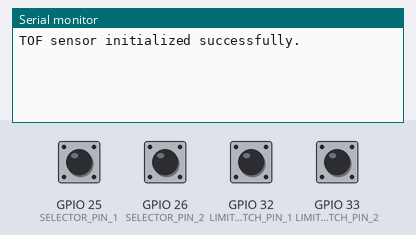
Bench run of a program on a simulated ESP32. On the bench: the last lines printed to the serial monitor. Inputs (shaded band) come from the test bench; at power-on: GPIO 25 (SELECTOR_PIN_1), GPIO 26 (SELECTOR_PIN_2), GPIO 32 (LIMIT_SWITCH_PIN_1), GPIO 33 (LIMIT_SWITCH_PIN_2) HIGH.

Above: at 1.2 s.
1.3 s: GPIO 32 (LIMIT_SWITCH_PIN_1) pulled LOW for 0.15 s
At 1.9 s:
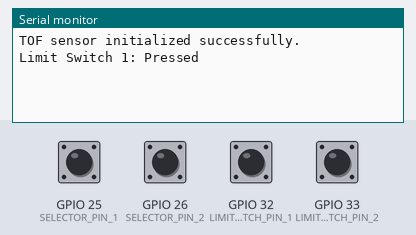
2.9 s: GPIO 33 (LIMIT_SWITCH_PIN_2) pulled LOW for 0.15 s
At 4.4 s:
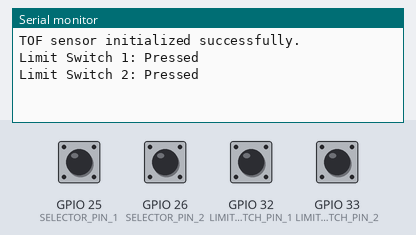

The program:

main.cpp
```cpp
#include <Arduino.h>
#include <Adafruit_VL53L0X.h>

/*
* TRUTH TABLE FOR DISTANCE SELECTION
* SELECTOR_PIN_1  SELECTOR_PIN_2  DISTANCE
* 0               0               3cm (default)
* 0               1               6cm
* 1               0               9cm
*/

/*
* NOTES FOR AI AGENT
* Always use Serial.printf() for logging instead of Serial.print() or Serial.println()

*/


#define SELECTOR_PIN_1 25  // USE INTERRUPT INSTEAD OF POLLING FOR THIS PIN
#define SELECTOR_PIN_2 26 // USE INTERRUPT INSTEAD OF POLLING FOR THIS PIN
#define STEPPER_DIR_PIN 27
#define STEPPER_STEP_PIN 14
#define STEPPER_ENABLE_PIN 12

#define LIMIT_SWITCH_PIN_1 32 // USE INTERRUPT INSTEAD OF POLLING FOR THIS PIN
#define LIMIT_SWITCH_PIN_2 33 // USE INTERRUPT INSTEAD OF POLLING FOR THIS PIN

#define TOF_SENSOR_I2C_ADDRESS 0x29

bool isLimitSwitch1Pressed = false;
bool isLimitSwitch2Pressed = false;
bool isSelectorPin1Pressed = false;
bool isSelectorPin2Pressed = false;
int currentDistanceSetting = 0; // 1: default (3cm), 2: setting1 (6cm), 3: setting2 (9cm)


int getDistanceSettingFromSelectorPins() {
  if (isSelectorPin1Pressed && isSelectorPin2Pressed) {
    return 1; // 3cm
  } else if (!isSelectorPin1Pressed && isSelectorPin2Pressed) {
    return 2; // 6cm
  } else if (isSelectorPin1Pressed && !isSelectorPin2Pressed) {
    return 3; // 9cm
  } else {
    return 1; // default to 3cm if both are not pressed
  }
}

int setDistanceSetting(int newSetting) {
  if (newSetting < 1 || newSetting > 3) {
    Serial.printf("Invalid distance setting: %d\n", newSetting);
    return currentDistanceSetting; // Return current setting if invalid
  }
  currentDistanceSetting = newSetting;
  Serial.printf("Distance setting changed to: %d\n", currentDistanceSetting);
  return currentDistanceSetting;
}
// OBJECTS
Adafruit_VL53L0X tofSensor = Adafruit_VL53L0X();

void setupTofSensor() {
  if (!tofSensor.begin(TOF_SENSOR_I2C_ADDRESS)) {
    Serial.printf("Failed to initialize TOF sensor!\n");
    while (1);
  }
  Serial.printf("TOF sensor initialized successfully.\n");
}

float getLanceToSoilDistanceCm() {
  // Implement the logic to get the distance from the TOF sensor
  // For now, return a dummy value
  return 10.0; // Replace with actual distance reading
}

bool isSelectorChangeDetected () {
  return isSelectorPin1Pressed || isSelectorPin2Pressed;
}


void selectorPin1ISR() {
  isSelectorPin1Pressed = digitalRead(SELECTOR_PIN_1) == LOW;
}

void selectorPin2ISR() {
  isSelectorPin2Pressed = digitalRead(SELECTOR_PIN_2) == LOW;
}

void limitSwitch1ISR() {
  isLimitSwitch1Pressed = digitalRead(LIMIT_SWITCH_PIN_1) == LOW;
}

void limitSwitch2ISR() {
  isLimitSwitch2Pressed = digitalRead(LIMIT_SWITCH_PIN_2) == LOW;
}

void setup() {
  Serial.begin(115200);
  pinMode(SELECTOR_PIN_1, INPUT_PULLUP);
  pinMode(SELECTOR_PIN_2, INPUT_PULLUP);
  pinMode(LIMIT_SWITCH_PIN_1, INPUT_PULLUP);
  pinMode(LIMIT_SWITCH_PIN_2, INPUT_PULLUP);

  attachInterrupt(digitalPinToInterrupt(SELECTOR_PIN_1), selectorPin1ISR, CHANGE);
  attachInterrupt(digitalPinToInterrupt(SELECTOR_PIN_2), selectorPin2ISR, CHANGE);
  attachInterrupt(digitalPinToInterrupt(LIMIT_SWITCH_PIN_1), limitSwitch1ISR, CHANGE);
  attachInterrupt(digitalPinToInterrupt(LIMIT_SWITCH_PIN_2), limitSwitch2ISR, CHANGE);

  setupTofSensor();
}

void loop() {
  if (isSelectorChangeDetected()) {

  }

  if (isLimitSwitch1Pressed) {
    Serial.printf("Limit Switch 1: %s\n", isLimitSwitch1Pressed ? "Pressed" : "Released");
    isLimitSwitch1Pressed = false;
  }
  if (isLimitSwitch2Pressed) {
    Serial.printf("Limit Switch 2: %s\n", isLimitSwitch2Pressed ? "Pressed" : "Released");
    isLimitSwitch2Pressed = false;
  }


}
```

Measured:
- after the input at 1.3 s, the serial monitor: prints a new line at once (image 1)
- after the input at 2.9 s, the serial monitor: prints a new line at once (image 2)
